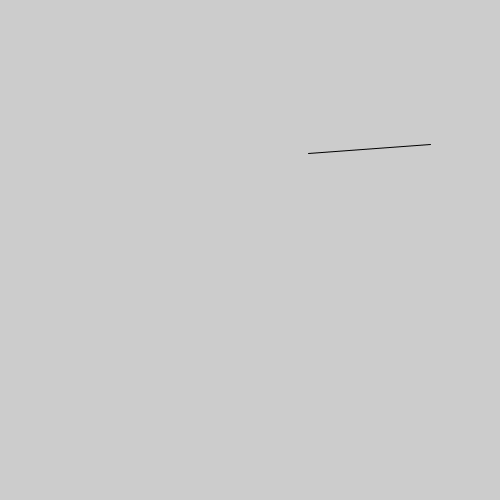
Frame 1 (no input)
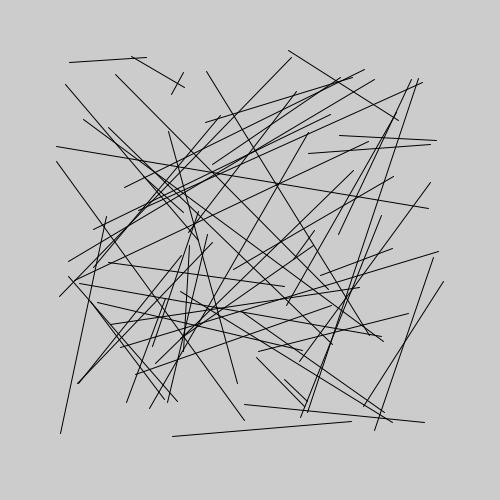
Frame 60 (the mouse pressed at the canvas centre just before this capture)
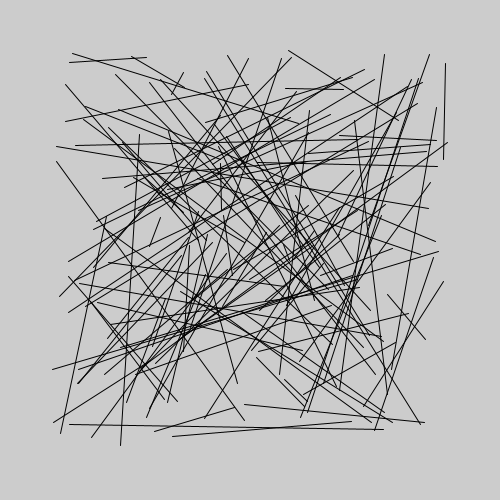
Frame 120 (the mouse held since frame 60 and released just before this capture)

The Processing sketch that drew these frames (run headless with seeded random() and noise(); from frame 60 on, the mouse is pressed at the canvas centre):

// Processing sketch: E_Loop_Draw
// ── E_Loop_Draw.pde
// init
void setup() {

  size(500, 500);
  color(0);
  frameRate(24); // 10 par défaut

  println("c'est parti");
}

void draw() {
  
  println("décompte : ", frameCount); // décompte des images
  println("heure :", hour(), minute(), second()); // affiche l'heure
  println("souris X: ", mouseX, "souris Y: ",  mouseY); // affiche les coordonnées de la souris
  
  line(random(50,450),random(50,450),random(50,450),random(50,450)); // random(high) or random(low, high)
}
